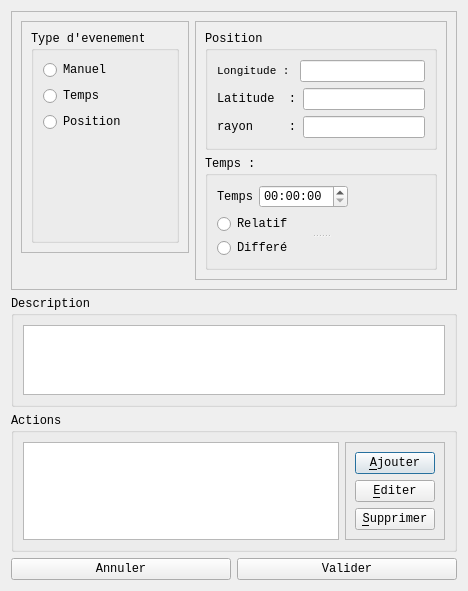
<?xml version="1.0" encoding="UTF-8"?>
<ui version="4.0">
 <class>eventEdit</class>
 <widget class="QDialog" name="eventEdit">
  <property name="geometry">
   <rect>
    <x>0</x>
    <y>0</y>
    <width>468</width>
    <height>550</height>
   </rect>
  </property>
  <property name="font">
   <font>
    <family>Liberation Mono</family>
   </font>
  </property>
  <property name="windowTitle">
   <string>Dialog</string>
  </property>
  <layout class="QGridLayout" name="gridLayout">
   <item row="0" column="0">
    <widget class="QFrame" name="frm_EventInfo">
     <property name="frameShape">
      <enum>QFrame::StyledPanel</enum>
     </property>
     <property name="frameShadow">
      <enum>QFrame::Raised</enum>
     </property>
     <layout class="QFormLayout" name="formLayout">
      <item row="0" column="0">
       <widget class="QFrame" name="frame_2">
        <property name="frameShape">
         <enum>QFrame::StyledPanel</enum>
        </property>
        <property name="frameShadow">
         <enum>QFrame::Raised</enum>
        </property>
        <layout class="QGridLayout" name="gridLayout_8">
         <item row="0" column="0">
          <widget class="QGroupBox" name="grpType">
           <property name="title">
            <string>Type d'evenement</string>
           </property>
           <layout class="QFormLayout" name="formLayout_2">
            <item row="0" column="0">
             <widget class="QRadioButton" name="rdbManuel">
              <property name="text">
               <string>Manuel</string>
              </property>
             </widget>
            </item>
            <item row="1" column="0">
             <widget class="QRadioButton" name="rdbTime">
              <property name="text">
               <string>Temps</string>
              </property>
             </widget>
            </item>
            <item row="2" column="0">
             <widget class="QRadioButton" name="rdbPos">
              <property name="text">
               <string>Position</string>
              </property>
             </widget>
            </item>
           </layout>
          </widget>
         </item>
        </layout>
       </widget>
      </item>
      <item row="0" column="1">
       <widget class="QFrame" name="frame_3">
        <property name="frameShape">
         <enum>QFrame::StyledPanel</enum>
        </property>
        <property name="frameShadow">
         <enum>QFrame::Raised</enum>
        </property>
        <layout class="QGridLayout" name="gridLayout_3">
         <item row="2" column="1">
          <widget class="QGroupBox" name="grb_Time">
           <property name="enabled">
            <bool>true</bool>
           </property>
           <property name="sizePolicy">
            <sizepolicy hsizetype="Preferred" vsizetype="Expanding">
             <horstretch>0</horstretch>
             <verstretch>0</verstretch>
            </sizepolicy>
           </property>
           <property name="title">
            <string>Temps :</string>
           </property>
           <layout class="QGridLayout" name="gridLayout_7">
            <item row="0" column="0">
             <layout class="QHBoxLayout" name="horizontalLayout_4">
              <item>
               <widget class="QLabel" name="label">
                <property name="text">
                 <string>Temps</string>
                </property>
               </widget>
              </item>
              <item>
               <widget class="QTimeEdit" name="timeEdit"/>
              </item>
              <item>
               <spacer name="horizontalSpacer">
                <property name="orientation">
                 <enum>Qt::Horizontal</enum>
                </property>
                <property name="sizeHint" stdset="0">
                 <size>
                  <width>27</width>
                  <height>17</height>
                 </size>
                </property>
               </spacer>
              </item>
             </layout>
            </item>
            <item row="1" column="0">
             <widget class="QSplitter" name="splitter_3">
              <property name="orientation">
               <enum>Qt::Vertical</enum>
              </property>
              <widget class="QRadioButton" name="radioButton_4">
               <property name="text">
                <string>Relatif</string>
               </property>
              </widget>
              <widget class="QRadioButton" name="radioButton_5">
               <property name="text">
                <string>Differé</string>
               </property>
              </widget>
             </widget>
            </item>
           </layout>
          </widget>
         </item>
         <item row="1" column="1">
          <widget class="QGroupBox" name="grb_Pos">
           <property name="title">
            <string>Position</string>
           </property>
           <property name="checkable">
            <bool>false</bool>
           </property>
           <layout class="QGridLayout" name="gridLayout_4">
            <item row="0" column="0">
             <layout class="QHBoxLayout" name="horizontalLayout">
              <item>
               <widget class="QLabel" name="label_2">
                <property name="sizePolicy">
                 <sizepolicy hsizetype="Preferred" vsizetype="Preferred">
                  <horstretch>0</horstretch>
                  <verstretch>0</verstretch>
                 </sizepolicy>
                </property>
                <property name="font">
                 <font>
                  <family>Liberation Mono</family>
                  <pointsize>8</pointsize>
                 </font>
                </property>
                <property name="text">
                 <string>Longitude :</string>
                </property>
               </widget>
              </item>
              <item>
               <widget class="QLineEdit" name="lineEdit_3">
                <property name="enabled">
                 <bool>true</bool>
                </property>
                <property name="sizePolicy">
                 <sizepolicy hsizetype="Preferred" vsizetype="Fixed">
                  <horstretch>0</horstretch>
                  <verstretch>0</verstretch>
                 </sizepolicy>
                </property>
               </widget>
              </item>
             </layout>
            </item>
            <item row="1" column="0">
             <layout class="QHBoxLayout" name="horizontalLayout_2">
              <item>
               <widget class="QLabel" name="label_3">
                <property name="sizePolicy">
                 <sizepolicy hsizetype="Preferred" vsizetype="Preferred">
                  <horstretch>0</horstretch>
                  <verstretch>0</verstretch>
                 </sizepolicy>
                </property>
                <property name="font">
                 <font>
                  <family>Liberation Mono</family>
                 </font>
                </property>
                <property name="text">
                 <string>Latitude  :</string>
                </property>
               </widget>
              </item>
              <item>
               <widget class="QLineEdit" name="lineEdit_4">
                <property name="sizePolicy">
                 <sizepolicy hsizetype="Preferred" vsizetype="Fixed">
                  <horstretch>0</horstretch>
                  <verstretch>0</verstretch>
                 </sizepolicy>
                </property>
               </widget>
              </item>
             </layout>
            </item>
            <item row="2" column="0">
             <layout class="QHBoxLayout" name="horizontalLayout_3">
              <item>
               <widget class="QLabel" name="label_4">
                <property name="sizePolicy">
                 <sizepolicy hsizetype="Preferred" vsizetype="Preferred">
                  <horstretch>0</horstretch>
                  <verstretch>0</verstretch>
                 </sizepolicy>
                </property>
                <property name="text">
                 <string>rayon     :</string>
                </property>
               </widget>
              </item>
              <item>
               <widget class="QLineEdit" name="lineEdit_2">
                <property name="sizePolicy">
                 <sizepolicy hsizetype="Preferred" vsizetype="Fixed">
                  <horstretch>0</horstretch>
                  <verstretch>0</verstretch>
                 </sizepolicy>
                </property>
               </widget>
              </item>
             </layout>
            </item>
           </layout>
          </widget>
         </item>
        </layout>
       </widget>
      </item>
     </layout>
    </widget>
   </item>
   <item row="1" column="0">
    <widget class="QGroupBox" name="groupBox_2">
     <property name="title">
      <string>Description</string>
     </property>
     <layout class="QGridLayout" name="gridLayout_5">
      <item row="0" column="0">
       <widget class="QPlainTextEdit" name="plainTextEdit"/>
      </item>
     </layout>
    </widget>
   </item>
   <item row="2" column="0">
    <widget class="QGroupBox" name="groupBox">
     <property name="title">
      <string>Actions</string>
     </property>
     <layout class="QGridLayout" name="gridLayout_6">
      <item row="0" column="0">
       <widget class="QListView" name="listView">
        <property name="sizePolicy">
         <sizepolicy hsizetype="Expanding" vsizetype="Expanding">
          <horstretch>0</horstretch>
          <verstretch>0</verstretch>
         </sizepolicy>
        </property>
       </widget>
      </item>
      <item row="0" column="1">
       <widget class="QFrame" name="frame">
        <property name="sizePolicy">
         <sizepolicy hsizetype="Fixed" vsizetype="Preferred">
          <horstretch>0</horstretch>
          <verstretch>0</verstretch>
         </sizepolicy>
        </property>
        <property name="frameShape">
         <enum>QFrame::StyledPanel</enum>
        </property>
        <property name="frameShadow">
         <enum>QFrame::Raised</enum>
        </property>
        <layout class="QGridLayout" name="gridLayout_2">
         <item row="0" column="0">
          <widget class="QPushButton" name="pbuAddAction">
           <property name="text">
            <string>&amp;Ajouter</string>
           </property>
          </widget>
         </item>
         <item row="1" column="0">
          <widget class="QPushButton" name="pushButton_2">
           <property name="text">
            <string>&amp;Editer</string>
           </property>
          </widget>
         </item>
         <item row="2" column="0">
          <widget class="QPushButton" name="pushButton_3">
           <property name="text">
            <string>&amp;Supprimer</string>
           </property>
          </widget>
         </item>
        </layout>
       </widget>
      </item>
     </layout>
    </widget>
   </item>
   <item row="3" column="0">
    <layout class="QHBoxLayout" name="horizontalLayout_5">
     <item>
      <widget class="QPushButton" name="pushButton_5">
       <property name="text">
        <string>Annuler</string>
       </property>
      </widget>
     </item>
     <item>
      <widget class="QPushButton" name="pushButton_4">
       <property name="text">
        <string>Valider</string>
       </property>
      </widget>
     </item>
    </layout>
   </item>
  </layout>
 </widget>
 <resources/>
 <connections>
  <connection>
   <sender>rdbTime</sender>
   <signal>toggled(bool)</signal>
   <receiver>grb_Time</receiver>
   <slot>setVisible(bool)</slot>
   <hints>
    <hint type="sourcelabel">
     <x>80</x>
     <y>80</y>
    </hint>
    <hint type="destinationlabel">
     <x>435</x>
     <y>231</y>
    </hint>
   </hints>
  </connection>
  <connection>
   <sender>rdbPos</sender>
   <signal>toggled(bool)</signal>
   <receiver>grb_Pos</receiver>
   <slot>setVisible(bool)</slot>
   <hints>
    <hint type="sourcelabel">
     <x>55</x>
     <y>103</y>
    </hint>
    <hint type="destinationlabel">
     <x>322</x>
     <y>105</y>
    </hint>
   </hints>
  </connection>
  <connection>
   <sender>pushButton_5</sender>
   <signal>clicked()</signal>
   <receiver>eventEdit</receiver>
   <slot>reject()</slot>
   <hints>
    <hint type="sourcelabel">
     <x>10</x>
     <y>517</y>
    </hint>
    <hint type="destinationlabel">
     <x>336</x>
     <y>511</y>
    </hint>
   </hints>
  </connection>
 </connections>
</ui>
